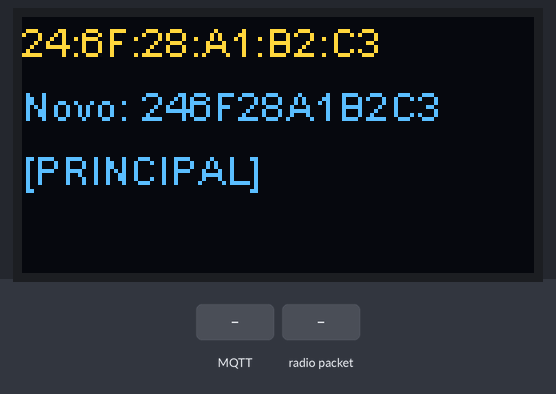
A sketch run on a simulated ESP32. On the bench: 128×64 one-colour display. The test bench sets the inputs (shaded band). The OLED is the two-colour kind (top 16 rows yellow); WiFi joins after 1.5 s; servers stay silent unless stated; no radio packets arrive unless stated; no MQTT or app messages arrive unless stated; what the sketch prints to the serial monitor is not drawn.

Above: at 3.7 s.
3.8 s: MQTT message "ar_cond/comando" arrives on the first subscribed topic
5.8 s: radio packet "ar_cond/comando" arrives
7.5 s: MQTT message "1" arrives on the first subscribed topic
9.5 s: MQTT message "on" arrives on the first subscribed topic
Timing chart, 0 to 12.3 s (numbered marks = the images above; inputs shaded):
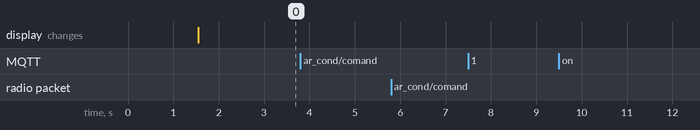

The sketch:

Lora_Receiver_-_mySql.ino
```cpp
#include <SPI.h>
#include <LoRa.h>
#include <WiFi.h>
#include <Wire.h>
#include <HTTPClient.h>
#include <PubSubClient.h>
#include <SSD1306.h>

const char *ssid = "Ar_Cond_IFMT";
const char *password = "ar_cond@123";
int BROKER_PORT = 1883;
String IP = "172.24.1.1";
char ip_conv[14];
const char* BROKER_MQTT;

const int LORA_SCK_PIN = 5;
const int LORA_MISO_PIN = 19;
const int LORA_MOSI_PIN = 27;
const int LORA_SS_PIN = 18;
const int LORA_RST_PIN = 15;
const int LORA_DI00_PIN = 26;

const int DISPLAY_ADDRESS_PIN = 0x3c;
const int DISPLAY_SDA_PIN = 4;
const int DISPLAY_SCL_PIN = 15;
const int DISPLAY_RST_PIN = 16;

#define BAND    915E6  //é possivel setar a frequencia de 433MHz(433E6), 868Mhz(868E6),915Mhz(915E6)
#define PABOOST true

String mensagem;
String localAddress;

char info_topico[25];
int estado = 0;

//Variável para controlar o display
SSD1306 display(DISPLAY_ADDRESS_PIN, DISPLAY_SDA_PIN, DISPLAY_SCL_PIN);

//variaveis que indicam o núcleo
static uint8_t taskCoreZero = 0;
static uint8_t taskCoreOne  = 1;

int potencia;
int Irms;
double kwhTotal_Acc;
double vlreais_Acc;

WiFiClient espClient;
PubSubClient MQTT(espClient); // instancia o mqtt

// Funcão para se conectar ao Broker MQTT
void initMQTT() {
  MQTT.setServer(BROKER_MQTT, BROKER_PORT);
  MQTT.setCallback(mqtt_callback);
}
HTTPClient http;

void setupDisplay(){
  //O estado do GPIO16 é utilizado para controlar o display OLED
  pinMode(16, OUTPUT);
  //Reseta as configurações do display OLED
  digitalWrite(16, LOW);
  //Para o OLED permanecer ligado, o GPIO16 deve permanecer HIGH
  //Deve estar em HIGH antes de chamar o display.init() e fazer as demais configurações,
  //não inverta a ordem
  digitalWrite(16, HIGH);

  //Configurações do display
  display.init();
  display.flipScreenVertically();
  display.setFont(ArialMT_Plain_10);
  display.setTextAlignment(TEXT_ALIGN_LEFT);
}

bool loraBegin()
{
  // Iniciamos a comunicação SPI
  SPI.begin(LORA_SCK_PIN, LORA_MISO_PIN, LORA_MOSI_PIN, LORA_SS_PIN);
  // Setamos os pinos do lora
  LoRa.setPins(LORA_SS_PIN, LORA_RST_PIN, LORA_DI00_PIN);
  // Iniciamos o lora
  return LoRa.begin(BAND);
}


void setup() {
  IP.toCharArray(ip_conv, 14);
  BROKER_MQTT = ip_conv;
  setupDisplay();
  initMQTT();
  Serial.begin(115200);
  Serial.println(BROKER_MQTT);
  LoRa.setPins(18,14,26);
  if (!loraBegin())
  {             // tenta inicializar a Rede LoRa
    Serial.println("LoRa nao conseguiu inicializar..");
    while (true);
  }

  //Ativa o crc
  LoRa.enableCrc();
  //Ativa o recebimento de pacotes
  LoRa.receive();

   Serial.println("LoRa inicializado com sucesso");
      Serial.println("Aguardando conexão");

      // Tenta conexão com Wi-fi
      WiFi.begin(ssid, password);
      while ( WiFi.status() != WL_CONNECTED ) {
              delay(100);
              Serial.print(".");
      }
  Serial.print("\nWI-FI conectado com sucesso: ");

  ////////////////////////////////////////
  // Convertendo o MAC para MAC byte
  ////////////////////////////////////////
  String MAC_LOCAL = WiFi.macAddress();
  char ChMacLocal[18];
  String(MAC_LOCAL).toCharArray(ChMacLocal, 18);
  char * InfoMacLocal[6];
  InfoMacLocal[0] = strtok (ChMacLocal,":");
  InfoMacLocal[1] = strtok (NULL,":");
  InfoMacLocal[2] = strtok (NULL,":");
  InfoMacLocal[3] = strtok (NULL,":");
  InfoMacLocal[4] = strtok (NULL,":");
  InfoMacLocal[5] = strtok (NULL,":");
  String Mac_Local_Full;
  for(int s=0; s<6; s++){
    Mac_Local_Full += InfoMacLocal[s];
  }
  localAddress = Mac_Local_Full;

  display.clear();
  display.drawString(0, 0, ""+String(MAC_LOCAL));
  display.drawString(0, 16, "Novo: "+String(Mac_Local_Full));
  display.drawString(0, 32, "[PRINCIPAL]");
  display.display();
  ////////////////////////////////////////
  // Convertendo o MAC para MAC byte
  ////////////////////////////////////////

  delay(500); //tempo para a tarefa iniciar

  //cria uma tarefa que será executada na função coreTaskOne, com prioridade 2 e execução no núcleo 1
  //coreTaskOne: atualizar as informações do display
  xTaskCreatePinnedToCore(
                    Outra_Tarefa,   /* função que implementa a tarefa */
                    "Outra_Tarefa", /* nome da tarefa */
                    10000,      /* número de palavras a serem alocadas para uso com a pilha da tarefa */
                    NULL,       /* parâmetro de entrada para a tarefa (pode ser NULL) */
                    1,          /* prioridade da tarefa (0 a N) */
                    NULL,       /* referência para a tarefa (pode ser NULL) */
                    taskCoreZero);         /* Núcleo que executará a tarefa */

    delay(200); //tempo para a tarefa iniciar

   //cria uma tarefa que será executada na função coreTaskTwo, com prioridade 2 e execução no núcleo 0
   //coreTaskTwo: vigiar o botão para detectar quando pressioná-lo
   xTaskCreatePinnedToCore(
                    Recebe_Info,   /* função que implementa a tarefa */
                    "Recebe_Info", /* nome da tarefa */
                    10000,      /* número de palavras a serem alocadas para uso com a pilha da tarefa */
                    NULL,       /* parâmetro de entrada para a tarefa (pode ser NULL) */
                    1,          /* prioridade da tarefa (0 a N) */
                    NULL,       /* referência para a tarefa (pode ser NULL) */
                    taskCoreOne);         /* Núcleo que executará a tarefa */
    delay(200); //tempo para a tarefa iniciar
    MQTT.connect("ESP do Ar");
    MQTT.subscribe("ar_cond/comando");
}

void loop(){}

void Recebe_Info( void * pvParameters ){
     while(true){
        //Serial.println(xPortGetCoreID());
        if(estado == 0){
          parserPacket(LoRa.parsePacket());
        }
        vTaskDelay(200 / portTICK_PERIOD_MS);
        if (!MQTT.connected()) {
          MQTT.connect("ESP do Ar");
          MQTT.subscribe("ar_cond/comando");
        }
        while ( WiFi.status() != WL_CONNECTED ) {
          ESP.restart();
        }
        MQTT.loop();
        vTaskDelay(200 / portTICK_PERIOD_MS);
    }
}

void Outra_Tarefa( void * pvParameters ){
     while(true){
        //Serial.println(xPortGetCoreID());
        vTaskDelay(100 / portTICK_PERIOD_MS);
    }
}

// Funcao para receber mensagem
void parserPacket(int packetSize)
{
  if (packetSize == 0) return;          // Se nenhuma mesnagem foi recebida, retorna nada
  byte incomingLength = LoRa.read();    // Tamanho da mensagem
  String incoming = "";
  while (LoRa.available())
  {
    incoming += (char)LoRa.read();
  }

  if (incomingLength != incoming.length())
  {
    Serial.println("erro!: o tamanho da mensagem nao condiz com o conteudo!");
    return;
  }

  Serial.println("Tamanho da   mensagem: " + String(incomingLength));
  Serial.println("Mensagem: " + incoming);
  Serial.println();
  String endWeb = "http://"+IP+"/acoes.php?atualizar=";
  endWeb += incoming;
  http.begin(endWeb);
  int httpCode = http.GET();
  http.end();
}

//Função que recebe as mensagens publicadas
void mqtt_callback(char* topic, byte* payload, unsigned int length) {
  String message;
  for (int i = 0; i < length; i++) {
    char c = (char)payload[i];
    message += c;
  }
  estado = 1;
  delay(200);
  Serial.println("Tópico => " + String(topic) + " | Valor => " + String(message));
  Serial.println(message);

  if(String(topic).equals("ar_cond/comando")){

  Enviar_CMD(String(message));
  Serial.println("Enviou");
  }
  delay(300);
  estado = 0;
  Serial.flush();
}

void reconnectMQTT() {
  while (!MQTT.connected()) {
    Serial.println("Tentando se conectar ao Broker MQTT: " + String(BROKER_MQTT));
    if (MQTT.connect("ESP do Ar")) {
      Serial.println("Conectado");
      MQTT.subscribe("ar_cond/comando");
    } else {
      Serial.println("Falha ao Reconectar");
      delay(1000);
    }
  }
}

void Enviar_CMD(String cmd)
{
  LoRa.beginPacket();                   // Inicia o pacote da mensagem
  LoRa.write(cmd.length());        // Tamanho da mensagem em bytes
  LoRa.print(cmd);                 // Vetor da mensagem
  LoRa.endPacket();                     // Finaliza o pacote e envia
  LoRa.receive();
}
```

Measured:
- after the input at 3.8 s, every drawn part: stays the same
- after the input at 5.8 s, every drawn part: stays the same
- after the input at 7.5 s, every drawn part: stays the same
- after the input at 9.5 s, every drawn part: stays the same
